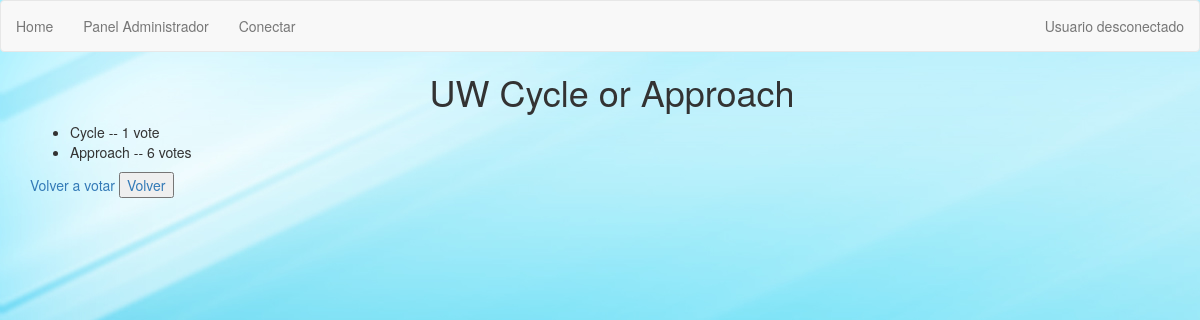
The app's page /3/results/ with its own data.
### polls/models.py (models this page shows, shortened)
class Pregunta(models.Model):
    autor = models.ForeignKey(settings.AUTH_USER_MODEL,on_delete=models.CASCADE,)
    texto = models.CharField(max_length=200)
    fecha_publicacion = models.DateTimeField('Fecha Publicacion')
    fecha_expiracion = models.DateTimeField('Fecha Expiracion')

class Respuesta(models.Model):
    pregunta = models.ForeignKey(Pregunta, on_delete=models.CASCADE)
    texto = models.CharField(max_length=200)
    def votosTotales(self):
        return Voto.objects.filter(respuesta=self).count()

### polls/views.py (the view)
# urls.py: path('<int:pk>/results/', views.ResultsView.as_view(), name='results'),
class ResultsView(generic.DetailView):
    model = Pregunta
    template_name = 'polls/results.html'

### polls/templates/polls/results.html
{% extends "../base.html" %}
{% load static %}
{% block content %}
<link rel="stylesheet" type="text/css" href="{% static 'polls/style.css' %}" />
<div class="header">
  <h1>{{ pregunta.texto }}</h1>
</div>
<div class="container">
  <ul>
  {% for respuesta in pregunta.respuesta_set.all %}
      <li>{{ respuesta.texto }} -- {{ respuesta.votosTotales }} vote{{ respuesta.votosTotales|pluralize }}</li>
  {% endfor %}
  </ul>
  <a href="{% url 'polls:detail' pregunta.id %}">Volver a votar</a>
  <a href="http://127.0.0.1:8000/index"><input type="button" value="Volver"></a>
</div>
{% endblock %}

### polls/static/polls/style.css (style rules this page uses)
body { background: white url("images/fondo.jpg"); }
.header { margin-left: 2%; }
h1 { text-align: center; }

### records on screen
Pregunta: texto "UW Cycle or Approach"
Respuesta: texto "Cycle", votosTotales "1"
Respuesta: texto "Approach", votosTotales "6"
